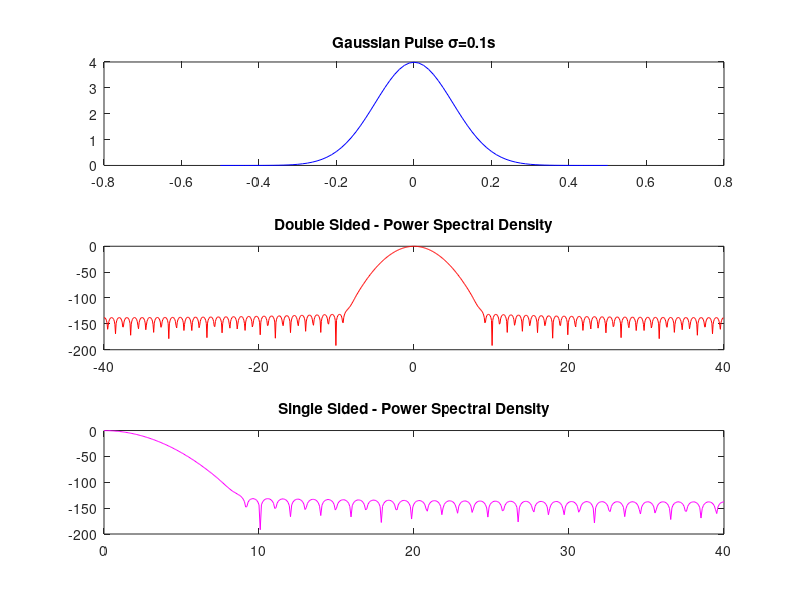
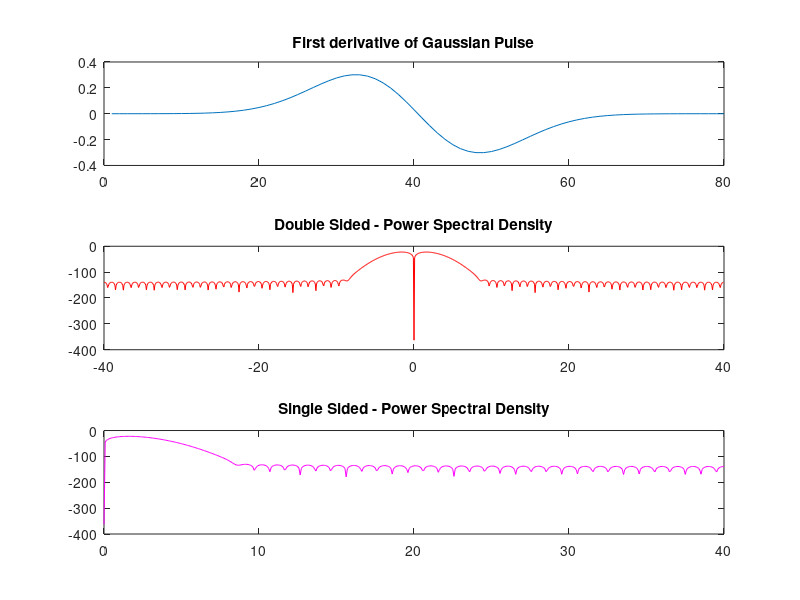
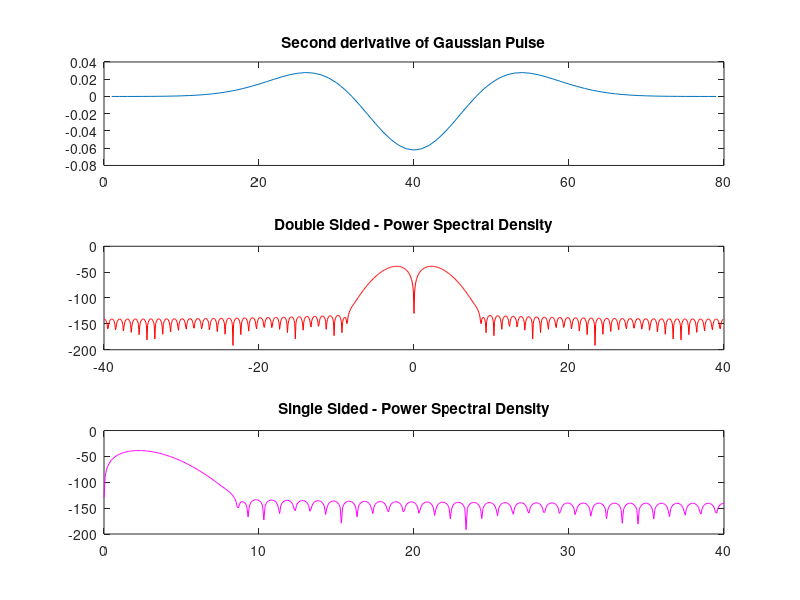

Recreate these plots in MATLAB, in order.
sigma=0.1;
fs=80;
t=-0.5:1/fs:0.5; %time base

%generation of gaussian pulse

variance=sigma^2;
x=1/(sqrt(2*pi*variance))*(exp(-t.^2/(2*variance)));
subplot(311);plot(t,x,'b');title(['Gaussian Pulse \sigma=', num2str(sigma),'s']);

L=length(x);
NFFT = 1024;
X = fftshift(fft(x,NFFT));
Pxx=X.*conj(X)/(NFFT*NFFT); %computing power with proper scaling
f = fs*(-NFFT/2:NFFT/2-1)/NFFT; %Frequency Vector

Pxx=X.*conj(X)/(L*L); %computing power with proper scaling
subplot(312);plot(f,10*log10(Pxx),'r');title('Double Sided - Power Spectral Density');

X = fft(x,NFFT);
X = X(1:NFFT/2+1);%Throw the samples after NFFT/2 for single sided plot
Pxx=X.*conj(X)/(L*L);
f = fs*(0:NFFT/2)/NFFT; %Frequency Vector
subplot(313);plot(f,10*log10(Pxx),'m');title('Single Sided - Power Spectral Density');

%first derivative of GP 
figure;
y=diff(x);
subplot(311);plot(y);title('First derivative of Gaussian Pulse');

L1=length(y);
NFFT = 1024;
Y = fftshift(fft(y,NFFT));
Pyy=Y.*conj(Y)/(NFFT*NFFT); %computing power with proper scaling
f = fs*(-NFFT/2:NFFT/2-1)/NFFT; %Frequency Vector

Pyy=Y.*conj(Y)/(L1*L1); %computing power with proper scaling
subplot(312);plot(f,10*log10(Pyy),'r');title('Double Sided - Power Spectral Density');

Y = fft(y,NFFT);
Y = Y(1:NFFT/2+1);%Throw the samples after NFFT/2 for single sided plot
Pyy=Y.*conj(Y)/(L1*L1);
f = fs*(0:NFFT/2)/NFFT; %Frequency Vector
subplot(313);plot(f,10*log10(Pyy),'m');title('Single Sided - Power Spectral Density');

%second derivative of GP
figure;
y1=diff(y);
subplot(311);plot(y1);title('Second derivative of Gaussian Pulse');

L2=length(y1);
NFFT = 1024;
Y1 = fftshift(fft(y1,NFFT));
Pyy1=Y1.*conj(Y1)/(NFFT*NFFT); %computing power with proper scaling
f = fs*(-NFFT/2:NFFT/2-1)/NFFT; %Frequency Vector

Pyy1=Y1.*conj(Y1)/(L2*L2); %computing power with proper scaling
subplot(312);plot(f,10*log10(Pyy1),'r');title('Double Sided - Power Spectral Density');

Y1 = fft(y1,NFFT);
Y1 = Y1(1:NFFT/2+1);%Throw the samples after NFFT/2 for single sided plot
Pyy1=Y1.*conj(Y1)/(L2*L2);
f = fs*(0:NFFT/2)/NFFT; %Frequency Vector
subplot(313);plot(f,10*log10(Pyy1),'m');title('Single Sided - Power Spectral Density');


